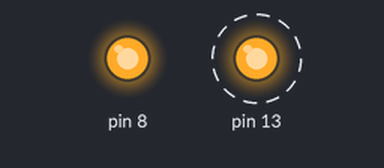
Simulated run of this sketch. Board: Arduino Uno, built with avr-gcc and run on an emulated ATmega328P. Parts: output pins drawn as LEDs (lit = HIGH). Dashed ring = blinking.

Above: at 0.02 s.
Timing chart, 0 to 3.0 s (numbered marks = the images above):
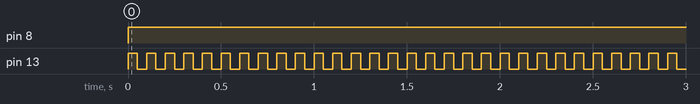

The sketch:

blinking_leds_parallel.ino
```cpp
// This is a parallel circuit, which means that all of the components here are connected electrically in one way or another. There is more than one way for electricity to get to the components.

/*
Parts needed:
x1 Arduino
x1 Breadboard
x2 Resistors - I used 330 ohm
x3 LEDs
x8 Wires - colors of your choice
*/

/*
Instructions:
First, connect one of your wires from the GND pin of your Arduino to the breadboard.
Then, connect a wire from a pin of your choice on the Arduino to anywhere on the breadboard.
Now place an LED anywhere you want on the breaboard.
Connect a wire from the anode of that LED to the wire connected to a pin on the Arduino.
Place a resistor down with one of its terminals next to the LED. Connect it (with a wire) to the slot next to the wire connected to the GND pin of the Arduino.
Repeat the previous 3 steps for the other two LEDs.
Finally, copy - paste the code below into your Arduino IDE. Tailor it to your needs. When you run the code, the LEDs should turn on and start blinking.

Note: You can set up your circuit in any way you want, this is just to direct you in a general idea of how to assemble it.
*/


void setup() {
  pinMode(13, OUTPUT);
  pinMode(8, OUTPUT);
}

void loop() {
  digitalWrite(8, HIGH);
  digitalWrite(13, HIGH);
  delay(50);
  digitalWrite(13, LOW);
  delay(50);
}
```

Measured:
- by itself, pin 8: LOW → HIGH at 0.00 s
- by itself, pin 13: alternates HIGH for 0.05 s and LOW for 0.05 s
